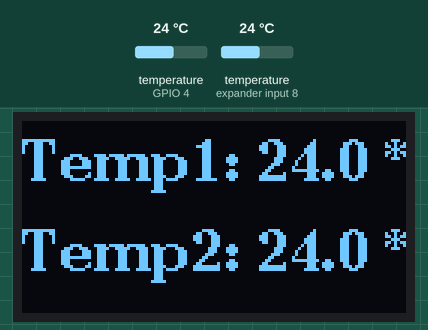
Recording of a program running on a simulated ESP32. Shown: 128×64 one-colour display. The inputs (shaded band) are chosen by the test bench; at power-on: temperature (sensors on GPIO 4, expander input 8) 24 °C. Nothing arrives over Bluetooth unless stated.

Above: at 3.4 s.
3.5 s: temperature (sensor on GPIO 4) set to 12 °C
At 5.6 s:
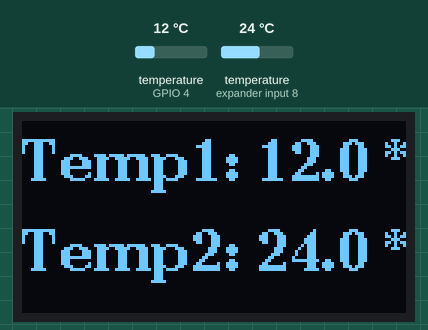
6.0 s: temperature (sensor on expander input 8) set to 12 °C
At 7.0 s:
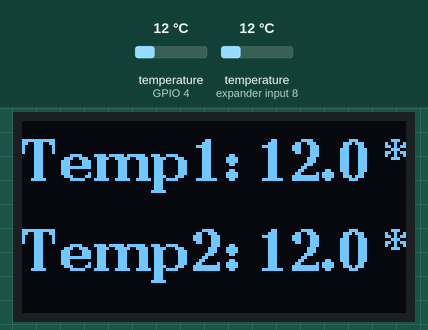
8.5 s: temperature (sensor on GPIO 4) set to 19 °C
At 11.0 s:
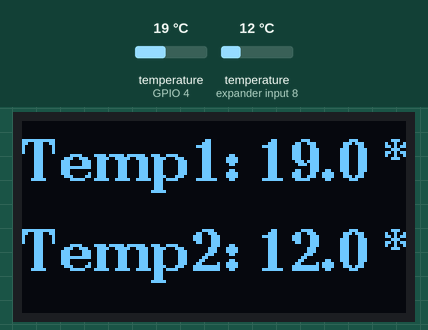
11.3 s: temperature (sensor on expander input 8) set to 19 °C
At 12.5 s:
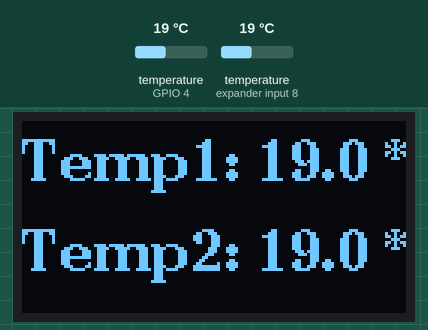
13.8 s: temperature (sensor on GPIO 4) set to 28 °C
At 16.4 s:
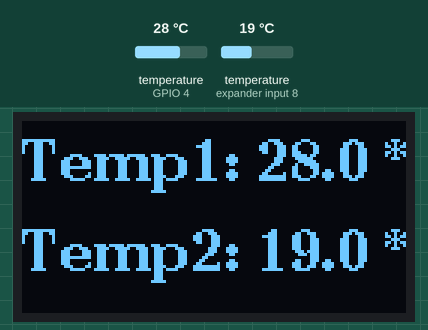
16.7 s: temperature (sensor on expander input 8) set to 28 °C
At 18.1 s:
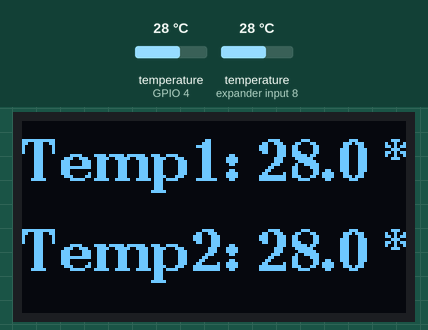
Timing chart, 0 to 19.7 s (numbered marks = the images above; inputs shaded):
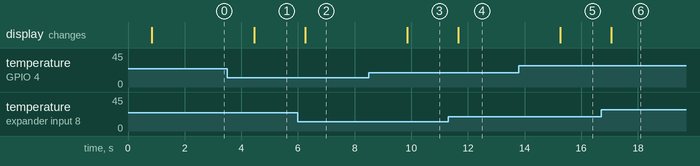

Measured:
- after the input at 3.5 s, the display: changes after 0.95 s (image 1)
- after the input at 6.0 s, the display: changes after 0.25 s (image 2)
- after the input at 8.5 s, the display: changes after 1.4 s (image 3)
- after the input at 11.3 s, the display: changes after 0.36 s (image 4)
- after the input at 13.8 s, the display: changes after 1.5 s (image 5)
- after the input at 16.7 s, the display: changes after 0.37 s (image 6)

The program:

main.cpp
```cpp
#include <Wire.h>
#include <U8g2lib.h>
#include <OneWire.h>
#include <DallasTemperature.h>
#include <BluetoothSerial.h>

// Ustawienia dla DS18B20
#define ONE_WIRE_BUS 4
OneWire oneWire(ONE_WIRE_BUS);
DallasTemperature sensors(&oneWire);

// Ustawienia dla OLED
U8G2_SH1106_128X64_NONAME_1_4W_HW_SPI u8g2(U8G2_R0, /* cs=*/ 5, /* dc=*/ 17, /* reset=*/ 16);

// Inicjalizacja BluetoothSerial
BluetoothSerial SerialBT;

void setup() {
  // Rozpocznij komunikację z sensorami temperatury
  sensors.begin();

  // Rozpocznij komunikację z wyświetlaczem OLED
  u8g2.begin();

  // Inicjalizacja Bluetooth
  SerialBT.begin("ESP32-WROOM-32");  // Nazwa Twojego urządzenia Bluetooth
}

void loop() {
  // Pobierz aktualne odczyty temperatury
  sensors.requestTemperatures();
  float temperature1 = sensors.getTempCByIndex(0); // pierwszy sensor
  float temperature2 = sensors.getTempCByIndex(1); // drugi sensor

  // Format danych do wysłania
  String dataToSend = String("Temp1:") + String(temperature1) + String(",Temp2:") + String(temperature2);
  SerialBT.println(dataToSend);  // Wyślij dane do urządzenia Android

  // Przygotuj wiadomości do wyświetlenia
  char temperatureDisplay1[20];
  char temperatureDisplay2[20];
  sprintf(temperatureDisplay1, "Temp1: %3.1f *C", temperature1);
  sprintf(temperatureDisplay2, "Temp2: %3.1f *C", temperature2);

  // Wyświetl wiadomości na wyświetlaczu OLED
  u8g2.firstPage();
  do {
    u8g2.setFont(u8g2_font_ncenB14_tr); // wybierz czcionkę
    u8g2.drawStr(0,20,temperatureDisplay1);  // napisz tekst dla pierwszego sensora
    u8g2.drawStr(0,50,temperatureDisplay2);  // napisz tekst dla drugiego sensora
  } while ( u8g2.nextPage() );

  // Odczekaj chwilę przed kolejnym odczytem
  delay(1000);
}
```
